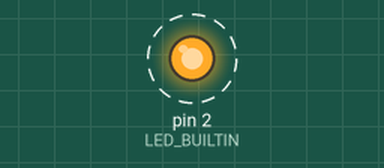
Bench run of a sketch on a simulated Arduino Uno, built with avr-gcc and run on an emulated ATmega328P. On the bench: output pins drawn as LEDs (lit = HIGH). Dashed ring = blinking.

Above: at 0.2 s.
Timing chart, 0 to 3.0 s (numbered marks = the images above):
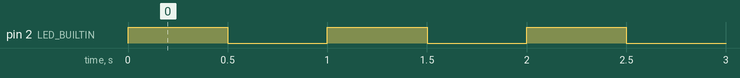

Measured:
- by itself, pin 2 (LED_BUILTIN): alternates HIGH for 0.50 s and LOW for 0.50 s

The sketch:

Blink_BUILTIN_LED.ino
```cpp
// The built-in LED is connected to GPIO pin 2.
// This LED can be controlled by setting the GPIO pin HIGH to turn it on and LOW to turn it off.

int LED_BUILTIN = 2; // Blink built in led (Pin declaration)
void setup() {
  // put your setup code here, to run once:
  pinMode (LED_BUILTIN, OUTPUT); // Output declaration
}
void loop() {
  // put your main code here, to run repeatedly:
  digitalWrite (LED_BUILTIN, HIGH); // HIGH to turn it ON.
  delay (500);
  digitalWrite (LED_BUILTIN, LOW); // LOW to turn it OFF
  delay (500);
}
```
